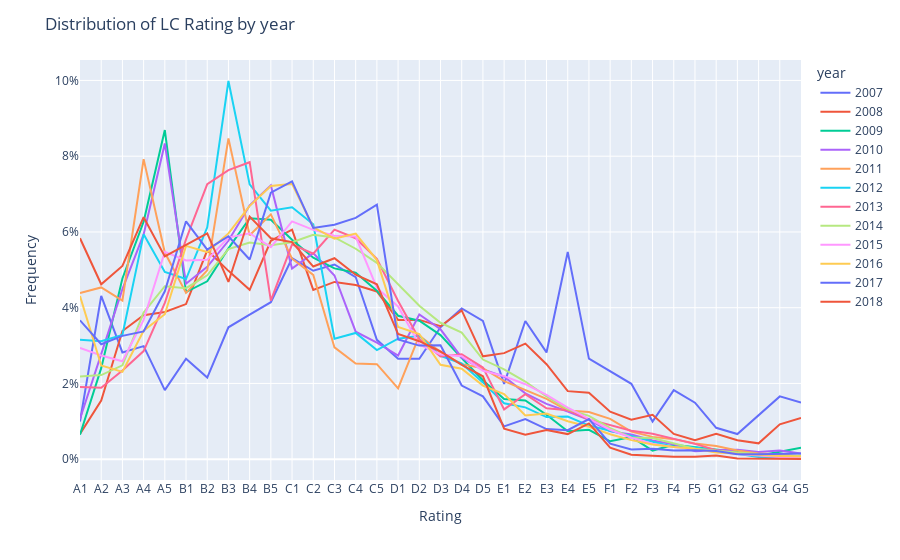

This figure's notebook cell:
### Code cell
# Show distribution of ratings for different years
rating_by_year = accept.groupby(['year', 'sub_grade'])['id'].count()  # or use sub_grade for less graularity
rating_by_year = rating_by_year.unstack().T
rating_by_year = rating_by_year / rating_by_year.sum()
import plotly.express as px
fig2 = px.line(rating_by_year)
fig2.update_layout(title='Distribution of LC Rating by year',
                   xaxis_title='Rating',
                   yaxis_title='Frequency',
                   yaxis_tickformat = ',.0%')
fig2.show()
# 2007 is a bit of an outlier

### Figure 1 — Plotly figure (JSON) as saved in the notebook; plotly's stock layout.template omitted (floating-point values rounded to 4 significant figures)
{"data": [{"hovertemplate": "year=2007<br>sub_grade=%{x}<br>value=%{y}<extra></extra>", "legendgroup": "2007", "line": {"color": "#636efa", "dash": "solid"}, "mode": "lines", "name": "2007", "orientation": "v", "showlegend": true, "type": "scatter", "x": ["A1", "A2", "A3", "A4", "A5", "B1", "B2", "B3", "B4", "B5", "C1", "C2", "C3", "C4", "C5", "D1", "D2", "D3", "D4", "D5", "E1", "E2", "E3", "E4", "E5", "F1", "F2", "F3", "F4", "F5", "G1", "G2", "G3", "G4", "G5"], "xaxis": "x", "y": [0.00995, 0.04312, 0.02819, 0.02985, 0.01824, 0.02653, 0.02156, 0.03483, 0.03814, 0.04146, 0.05307, 0.04975, 0.05141, 0.04809, 0.03151, 0.02653, 0.02653, 0.03483, 0.0398, 0.03648, 0.0199, 0.03648, 0.02819, 0.05473, 0.02653, 0.02322, 0.0199, 0.00995, 0.01824, 0.01493, 0.008292, 0.006633, 0.01161, 0.01658, 0.01493], "yaxis": "y"}, {"hovertemplate": "year=2008<br>sub_grade=%{x}<br>value=%{y}<extra></extra>", "legendgroup": "2008", "line": {"color": "#EF553B", "dash": "solid"}, "mode": "lines", "name": "2008", "orientation": "v", "showlegend": true, "type": "scatter", "x": ["A1", "A2", "A3", "A4", "A5", "B1", "B2", "B3", "B4", "B5", "C1", "C2", "C3", "C4", "C5", "D1", "D2", "D3", "D4", "D5", "E1", "E2", "E3", "E4", "E5", "F1", "F2", "F3", "F4", "F5", "G1", "G2", "G3", "G4", "G5"], "xaxis": "x", "y": [0.006686, 0.01546, 0.03385, 0.03803, 0.03886, 0.04095, 0.05516, 0.04973, 0.04471, 0.05767, 0.06059, 0.04471, 0.0468, 0.04597, 0.0443, 0.03677, 0.03677, 0.0351, 0.03928, 0.02716, 0.028, 0.03051, 0.02507, 0.01797, 0.01755, 0.01254, 0.01045, 0.0117, 0.006686, 0.005015, 0.006686, 0.005015, 0.004179, 0.009193, 0.01087], "yaxis": "y"}, {"hovertemplate": "year=2009<br>sub_grade=%{x}<br>value=%{y}<extra></extra>", "legendgroup": "2009", "line": {"color": "#00cc96", "dash": "solid"}, "mode": "lines", "name": "2009", "orientation": "v", "showlegend": true, "type": "scatter", "x": ["A1", "A2", "A3", "A4", "A5", "B1", "B2", "B3", "B4", "B5", "C1", "C2", "C3", "C4", "C5", "D1", "D2", "D3", "D4", "D5", "E1", "E2", "E3", "E4", "E5", "F1", "F2", "F3", "F4", "F5", "G1", "G2", "G3", "G4", "G5"], "xaxis": "x", "y": [0.006438, 0.02405, 0.04772, 0.06268, 0.08692, 0.04412, 0.04696, 0.05567, 0.06362, 0.06325, 0.05794, 0.05321, 0.05037, 0.04923, 0.0445, 0.03787, 0.03655, 0.03276, 0.0267, 0.02083, 0.01591, 0.01553, 0.01174, 0.007385, 0.007764, 0.004734, 0.00587, 0.002272, 0.003787, 0.003219, 0.002651, 0.001894, 0.0009468, 0.001894, 0.00303], "yaxis": "y"}, {"hovertemplate": "year=2010<br>sub_grade=%{x}<br>value=%{y}<extra></extra>", "legendgroup": "2010", "line": {"color": "#ab63fa", "dash": "solid"}, "mode": "lines", "name": "2010", "orientation": "v", "showlegend": true, "type": "scatter", "x": ["A1", "A2", "A3", "A4", "A5", "B1", "B2", "B3", "B4", "B5", "C1", "C2", "C3", "C4", "C5", "D1", "D2", "D3", "D4", "D5", "E1", "E2", "E3", "E4", "E5", "F1", "F2", "F3", "F4", "F5", "G1", "G2", "G3", "G4", "G5"], "xaxis": "x", "y": [0.01061, 0.02752, 0.04491, 0.05934, 0.08335, 0.04634, 0.05081, 0.05767, 0.067, 0.07227, 0.05033, 0.0544, 0.0485, 0.03366, 0.03079, 0.02736, 0.03821, 0.0343, 0.0268, 0.02369, 0.02178, 0.01739, 0.0146, 0.0126, 0.01037, 0.007338, 0.006541, 0.004945, 0.003908, 0.002074, 0.002393, 0.002473, 0.001914, 0.002313, 0.001516], "yaxis": "y"}, {"hovertemplate": "year=2011<br>sub_grade=%{x}<br>value=%{y}<extra></extra>", "legendgroup": "2011", "line": {"color": "#FFA15A", "dash": "solid"}, "mode": "lines", "name": "2011", "orientation": "v", "showlegend": true, "type": "scatter", "x": ["A1", "A2", "A3", "A4", "A5", "B1", "B2", "B3", "B4", "B5", "C1", "C2", "C3", "C4", "C5", "D1", "D2", "D3", "D4", "D5", "E1", "E2", "E3", "E4", "E5", "F1", "F2", "F3", "F4", "F5", "G1", "G2", "G3", "G4", "G5"], "xaxis": "x", "y": [0.04387, 0.04535, 0.04189, 0.07923, 0.05456, 0.04392, 0.04986, 0.08471, 0.05911, 0.06464, 0.05294, 0.04866, 0.02951, 0.02528, 0.02509, 0.01869, 0.03264, 0.02827, 0.02509, 0.02403, 0.02063, 0.01823, 0.01593, 0.01284, 0.01243, 0.01063, 0.007274, 0.005893, 0.005294, 0.004143, 0.003499, 0.002302, 0.001519, 0.001289, 0.0007366], "yaxis": "y"}, {"hovertemplate": "year=2012<br>sub_grade=%{x}<br>value=%{y}<extra></extra>", "legendgroup": "2012", "line": {"color": "#19d3f3", "dash": "solid"}, "mode": "lines", "name": "2012", "orientation": "v", "showlegend": true, "type": "scatter", "x": ["A1", "A2", "A3", "A4", "A5", "B1", "B2", "B3", "B4", "B5", "C1", "C2", "C3", "C4", "C5", "D1", "D2", "D3", "D4", "D5", "E1", "E2", "E3", "E4", "E5", "F1", "F2", "F3", "F4", "F5", "G1", "G2", "G3", "G4", "G5"], "xaxis": "x", "y": [0.03156, 0.03112, 0.03277, 0.05936, 0.04945, 0.04756, 0.06122, 0.09986, 0.07255, 0.0656, 0.06652, 0.06202, 0.03182, 0.03334, 0.02882, 0.03182, 0.03257, 0.02728, 0.02528, 0.02027, 0.01477, 0.01368, 0.01111, 0.01124, 0.008882, 0.00757, 0.006109, 0.004591, 0.00326, 0.003111, 0.002267, 0.001274, 0.0005809, 0.0004497, 0.0003185], "yaxis": "y"}, {"hovertemplate": "year=2013<br>sub_grade=%{x}<br>value=%{y}<extra></extra>", "legendgroup": "2013", "line": {"color": "#FF6692", "dash": "solid"}, "mode": "lines", "name": "2013", "orientation": "v", "showlegend": true, "type": "scatter", "x": ["A1", "A2", "A3", "A4", "A5", "B1", "B2", "B3", "B4", "B5", "C1", "C2", "C3", "C4", "C5", "D1", "D2", "D3", "D4", "D5", "E1", "E2", "E3", "E4", "E5", "F1", "F2", "F3", "F4", "F5", "G1", "G2", "G3", "G4", "G5"], "xaxis": "x", "y": [0.01906, 0.01885, 0.0234, 0.02854, 0.04129, 0.05802, 0.07264, 0.07632, 0.07841, 0.04184, 0.05672, 0.05425, 0.06062, 0.05835, 0.05292, 0.04177, 0.03175, 0.02713, 0.02768, 0.02426, 0.01315, 0.01719, 0.01346, 0.0129, 0.0105, 0.008975, 0.007514, 0.00672, 0.005333, 0.004043, 0.002374, 0.001639, 0.001246, 0.0006305, 0.0005192], "yaxis": "y"}, {"hovertemplate": "year=2014<br>sub_grade=%{x}<br>value=%{y}<extra></extra>", "legendgroup": "2014", "line": {"color": "#B6E880", "dash": "solid"}, "mode": "lines", "name": "2014", "orientation": "v", "showlegend": true, "type": "scatter", "x": ["A1", "A2", "A3", "A4", "A5", "B1", "B2", "B3", "B4", "B5", "C1", "C2", "C3", "C4", "C5", "D1", "D2", "D3", "D4", "D5", "E1", "E2", "E3", "E4", "E5", "F1", "F2", "F3", "F4", "F5", "G1", "G2", "G3", "G4", "G5"], "xaxis": "x", "y": [0.02184, 0.02221, 0.02479, 0.03872, 0.04567, 0.04514, 0.04855, 0.05549, 0.05719, 0.05648, 0.05728, 0.05927, 0.05854, 0.05557, 0.05184, 0.04617, 0.0405, 0.03602, 0.03345, 0.02631, 0.02372, 0.0205, 0.01656, 0.01316, 0.01145, 0.008212, 0.005751, 0.005606, 0.004091, 0.00275, 0.002237, 0.001812, 0.001294, 0.0009082, 0.0008997], "yaxis": "y"}, {"hovertemplate": "year=2015<br>sub_grade=%{x}<br>value=%{y}<extra></extra>", "legendgroup": "2015", "line": {"color": "#FF97FF", "dash": "solid"}, "mode": "lines", "name": "2015", "orientation": "v", "showlegend": true, "type": "scatter", "x": ["A1", "A2", "A3", "A4", "A5", "B1", "B2", "B3", "B4", "B5", "C1", "C2", "C3", "C4", "C5", "D1", "D2", "D3", "D4", "D5", "E1", "E2", "E3", "E4", "E5", "F1", "F2", "F3", "F4", "F5", "G1", "G2", "G3", "G4", "G5"], "xaxis": "x", "y": [0.02938, 0.02738, 0.02586, 0.03678, 0.05476, 0.05247, 0.05265, 0.05851, 0.05966, 0.056, 0.06277, 0.06055, 0.059, 0.05878, 0.04522, 0.04032, 0.03029, 0.02764, 0.02721, 0.02333, 0.02193, 0.01979, 0.017, 0.01361, 0.01066, 0.007784, 0.005678, 0.004096, 0.003187, 0.002567, 0.00181, 0.001365, 0.0009452, 0.0005723, 0.0004536], "yaxis": "y"}, {"hovertemplate": "year=2016<br>sub_grade=%{x}<br>value=%{y}<extra></extra>", "legendgroup": "2016", "line": {"color": "#FECB52", "dash": "solid"}, "mode": "lines", "name": "2016", "orientation": "v", "showlegend": true, "type": "scatter", "x": ["A1", "A2", "A3", "A4", "A5", "B1", "B2", "B3", "B4", "B5", "C1", "C2", "C3", "C4", "C5", "D1", "D2", "D3", "D4", "D5", "E1", "E2", "E3", "E4", "E5", "F1", "F2", "F3", "F4", "F5", "G1", "G2", "G3", "G4", "G5"], "xaxis": "x", "y": [0.0431, 0.02474, 0.02305, 0.03391, 0.03828, 0.05632, 0.05469, 0.05962, 0.06688, 0.07214, 0.07269, 0.06122, 0.05822, 0.05957, 0.05257, 0.03491, 0.03306, 0.02493, 0.02391, 0.01942, 0.0172, 0.01156, 0.01207, 0.01002, 0.008561, 0.006579, 0.005039, 0.003893, 0.003204, 0.002772, 0.001786, 0.001432, 0.001105, 0.0008448, 0.0007044], "yaxis": "y"}, {"hovertemplate": "year=2017<br>sub_grade=%{x}<br>value=%{y}<extra></extra>", "legendgroup": "2017", "line": {"color": "#636efa", "dash": "solid"}, "mode": "lines", "name": "2017", "orientation": "v", "showlegend": true, "type": "scatter", "x": ["A1", "A2", "A3", "A4", "A5", "B1", "B2", "B3", "B4", "B5", "C1", "C2", "C3", "C4", "C5", "D1", "D2", "D3", "D4", "D5", "E1", "E2", "E3", "E4", "E5", "F1", "F2", "F3", "F4", "F5", "G1", "G2", "G3", "G4", "G5"], "xaxis": "x", "y": [0.03667, 0.03034, 0.03257, 0.03373, 0.04432, 0.06281, 0.05535, 0.05887, 0.05271, 0.07037, 0.07336, 0.06106, 0.06189, 0.0637, 0.06719, 0.0316, 0.02999, 0.03009, 0.01944, 0.01659, 0.00865, 0.01061, 0.007951, 0.007674, 0.01058, 0.004098, 0.002586, 0.002775, 0.00227, 0.002342, 0.002191, 0.001308, 0.001328, 0.001481, 0.001486], "yaxis": "y"}, {"hovertemplate": "year=2018<br>sub_grade=%{x}<br>value=%{y}<extra></extra>", "legendgroup": "2018", "line": {"color": "#EF553B", "dash": "solid"}, "mode": "lines", "name": "2018", "orientation": "v", "showlegend": true, "type": "scatter", "x": ["A1", "A2", "A3", "A4", "A5", "B1", "B2", "B3", "B4", "B5", "C1", "C2", "C3", "C4", "C5", "D1", "D2", "D3", "D4", "D5", "E1", "E2", "E3", "E4", "E5", "F1", "F2", "F3", "F4", "F5", "G1", "G2", "G3", "G4", "G5"], "xaxis": "x", "y": [0.05833, 0.04618, 0.05101, 0.0639, 0.05352, 0.05661, 0.05963, 0.0468, 0.06407, 0.05834, 0.05733, 0.05087, 0.05307, 0.04871, 0.04616, 0.03305, 0.03116, 0.02844, 0.02489, 0.02188, 0.008067, 0.006445, 0.007681, 0.006631, 0.009456, 0.003065, 0.001163, 0.0008804, 0.0006361, 0.0006663, 0.0009834, 0.0001777, 8.885e-05, 5.048e-05, 5.452e-05], "yaxis": "y"}], "layout": {"legend": {"title": {"text": "year"}, "tracegroupgap": 0}, "margin": {"t": 60}, "title": {"text": "Distribution of LC Rating by year"}, "xaxis": {"anchor": "y", "domain": [0, 1], "title": {"text": "Rating"}}, "yaxis": {"anchor": "x", "domain": [0, 1], "tickformat": ",.0%", "title": {"text": "Frequency"}}}}
